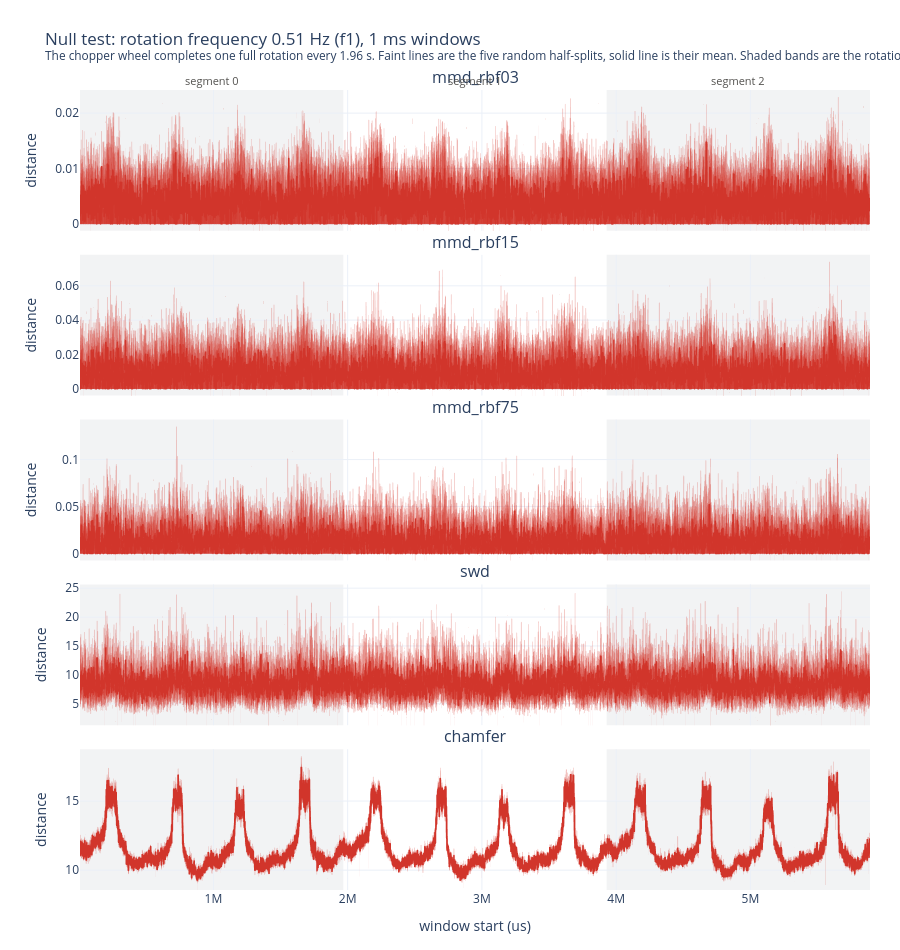
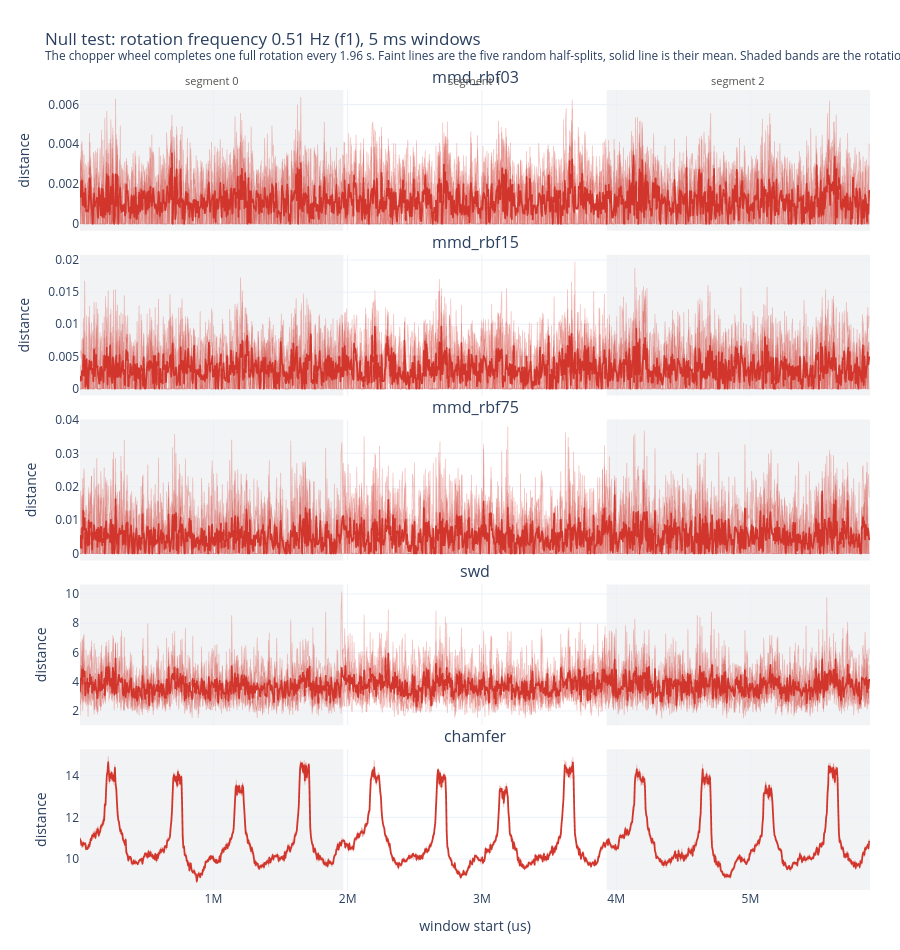
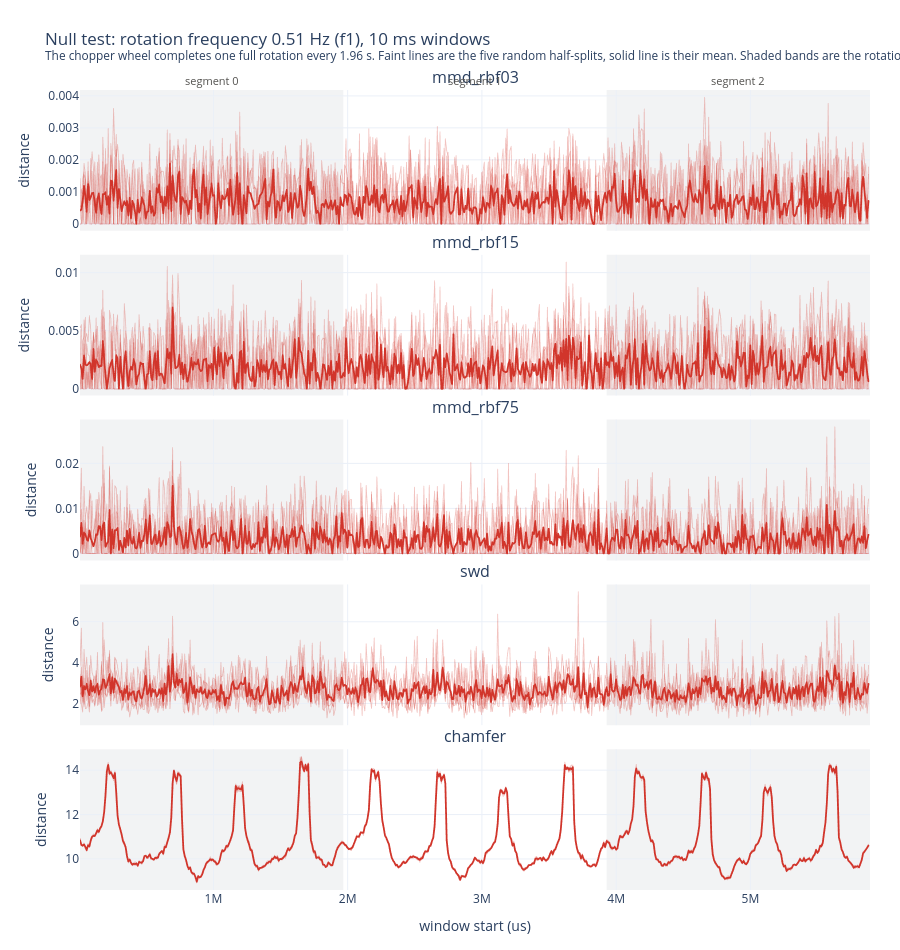
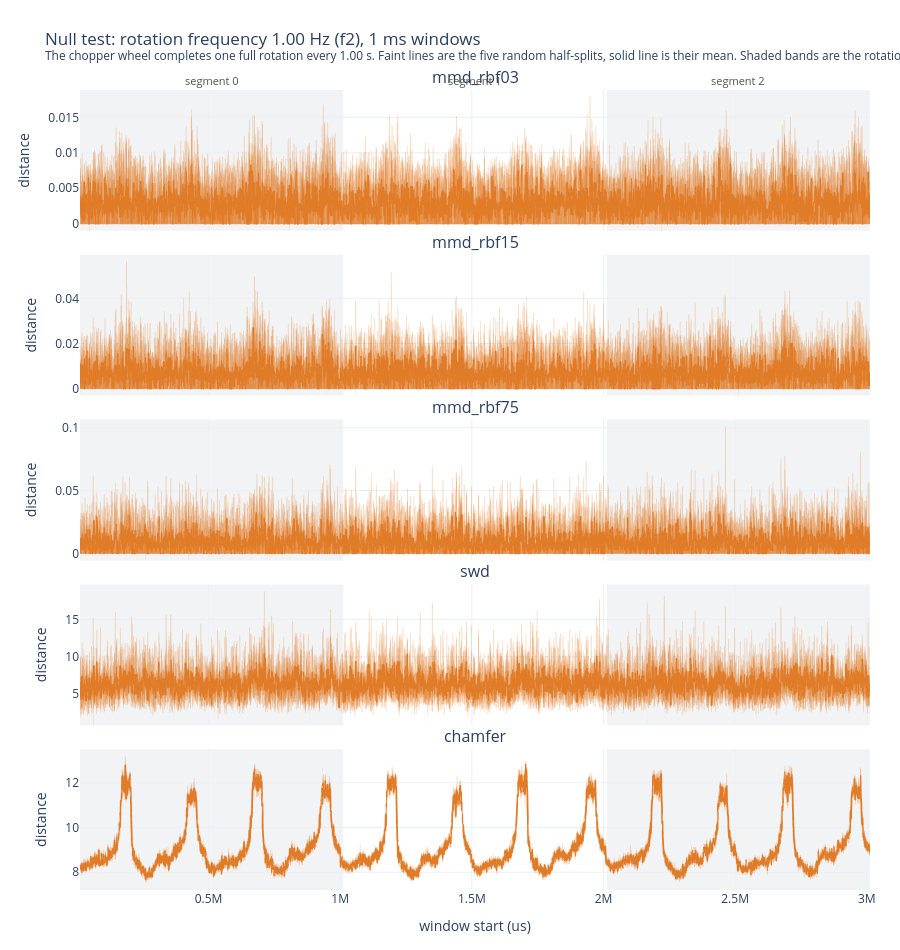

Source (notebook cell) for these figures, in order:
### Code cell
for trial in DATASETS:
    for window_us in WINDOWS:
        null_curve(nulltest_dataframe[nulltest_dataframe.trial == trial],
                   window_us).show()
